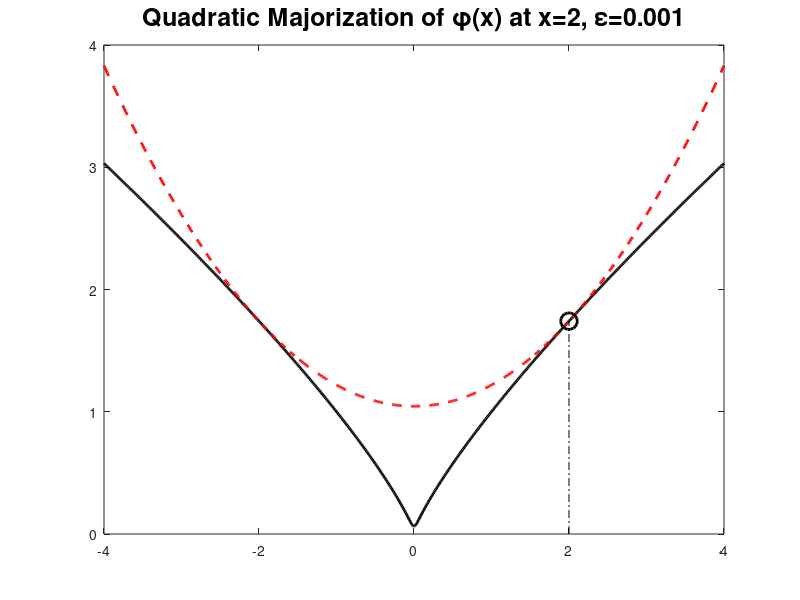

The MATLAB source for this figure: (Note: this script raises an error after producing the figure.)
%% Figure 2 for Radar2025
% Figure to illustrate quadratic majorization
%       phi=(abs(x).^2 + epsilon).^(q/2)
figure(2)
q=0.8;
epsilon=0.001;
x0=2;
x = -4:0.01:4;
% the scalar function:
phi=(abs(x).^2 + epsilon).^(q/2);
% quadratic majorization
w0 = q/2*(x0^2+epsilon)^(q/2-1);
c0 = (x0^2+epsilon)^(q/2) - w0*x0^2;
phiMaj = c0+w0*x.^2;
% make plot
plot(x,phi,'k','LineWidth',2);
hold on
plot(x,phiMaj,'r--','LineWidth',2)
% overlay point of tangency
y0 = (abs(x0).^2 + epsilon).^(q/2);
plot(2,y0,'ko','MarkerSize',12,'LineWidth',2)
plot([2,2],[0,y0],'k-.')
title('Quadratic Majorization of \phi(x) at x=2, \epsilon=0.001','FontSize',18)
ax=gca;ax.FontSize = 16;
axis([-4 4 0 4])
grid on